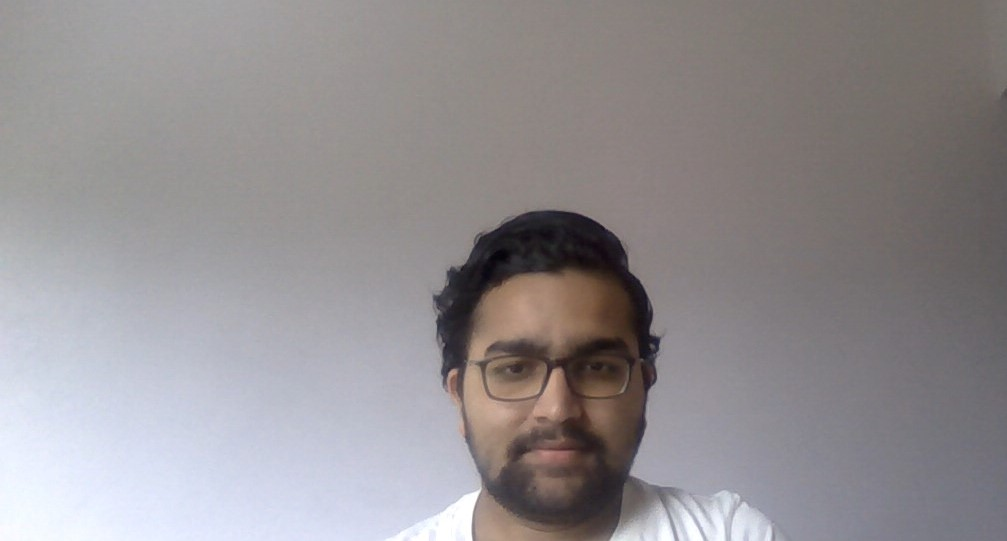
#> input picture Diwash.jpg, 1007 x 541 px, found by its file name
$ python thresholding.py
#> lines starting #> are read from the running program, lines starting #| are printed output that depends on the picture; after the words box and inside, x2 and y2 are one past the last pixel; in counts of white or black regions, pixels touching at a corner belong together
import numpy as np
import pandas as pd
import cv2
import matplotlib.pyplot as plt

original_image = cv2.imread('Diwash.JPG')
#> original_image is the input picture: shape (541, 1007, 3); mean B, G, R 145.9, 143.3, 147.4

# Convert the image in grayscale
img = cv2.cvtColor(original_image, cv2.COLOR_BGR2GRAY)
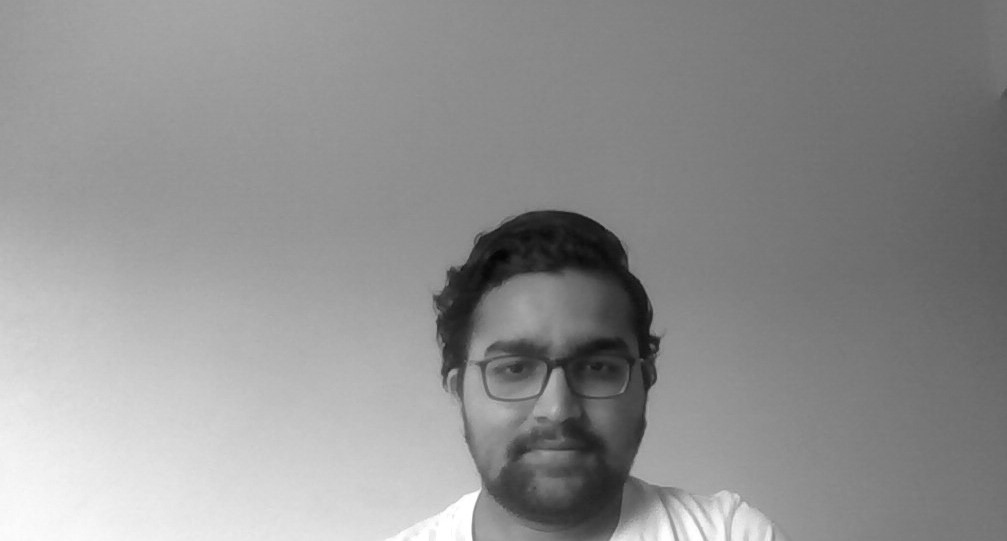
#> img: shape (541, 1007); min 4, max 255, mean 144.9

# Threshold = 120
# All pixels value above threshold will be set to 255
ret, thresh = cv2.threshold(img, 120, 255, cv2.THRESH_BINARY)
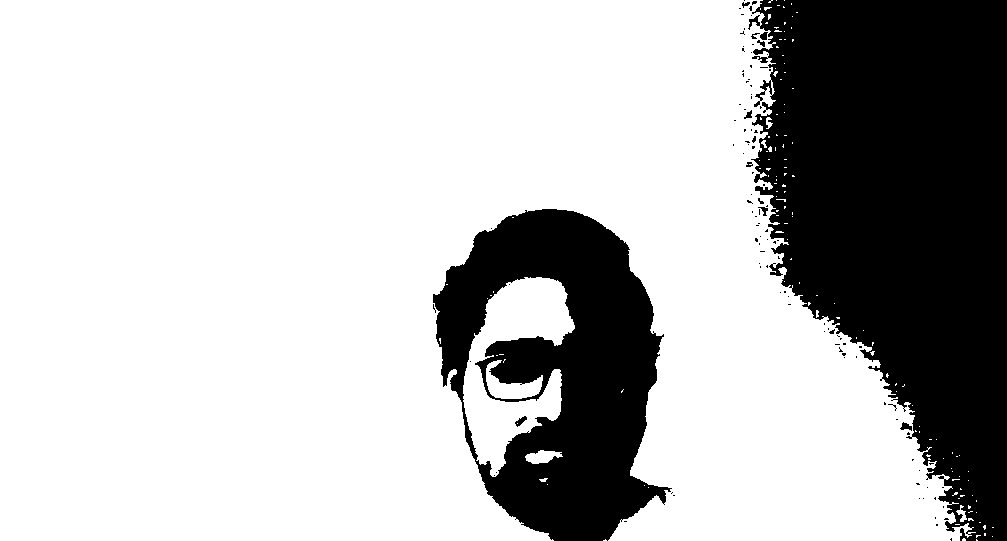
#> thresh: shape (541, 1007); 73.9% white; 114 black regions (103 under 20 px), largest, box (x1, y1, x2, y2) and area: (748, 0, 1007, 541) 96369, (433, 209, 672, 541) 45046, (515, 416, 527, 427) 61

# Display
fig, axes = plt.subplots(nrows=1, ncols=2)

imgs = [img, thresh]
for i, ax in enumerate(axes):
    ax.imshow(imgs[i], cmap='gray')
    ax.axis('off')
plt.tight_layout()
plt.show()
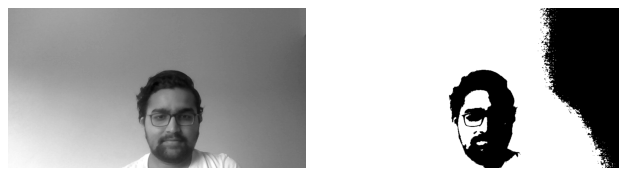
#> figure drawn by matplotlib, 2 panels

# Threshold = 120
thresh = []
for i in range(img.shape[0]):
    for j in range(img.shape[1]):
        if img[i][j]> 120:
            thresh.append(255)
        else:
            thresh.append(0)

thres_img = np.array(thresh).reshape(img.shape[0],img.shape[1])
fig, axes = plt.subplots(nrows=1, ncols=2)

imgs = [img, thres_img]
for i, ax in enumerate(axes):
    ax.imshow(imgs[i], cmap='gray')
    ax.axis('off')
plt.tight_layout()
plt.show()

# alternate way to display image
# cv2.imshow('Binary Threshold', thresh)

# if cv2.waitKey(0) & 0xff == 27:
# 	cv2.destroyAllWindows()
